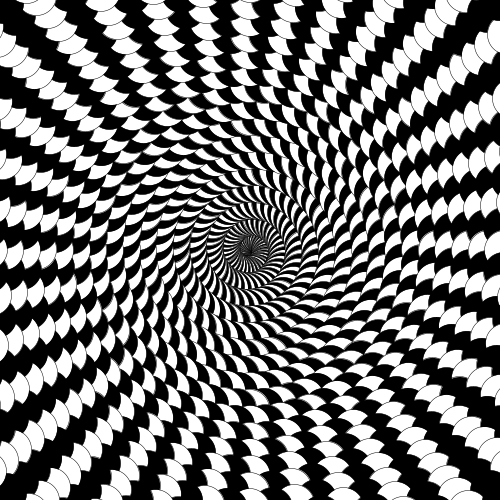
Frame 1 (no input)
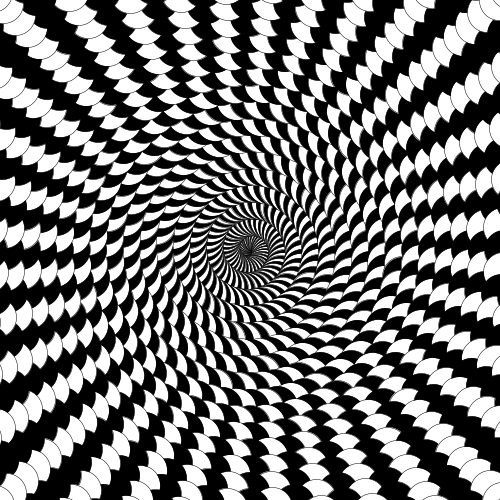
Frame 2 (the mouse pressed at the canvas centre, redrawn once)

The Processing sketch that drew these frames (run headless with seeded random() and noise(); the mouse was pressed at the canvas centre and the sketch redrawn once):

// Processing sketch: processing_10053
// ── processing_10053.pde

/**
*    diese function malt eine spirale
*
*    fjenett 20090417
*/

boolean  flip = false;    

    void setup ()
    {
        size( 500, 500 );   
        strokeWeight( 0.5 );
        smooth();
    }
    
    void draw ()
    {
        background( 255 );
    
        spiral( width/2, height/2, 1, 500, 30);    //Hintere Zahl bestimmt Dichte
    }
    
    void spiral ( int x, int y, float radius_inner, float radius_outer, float turns )
    {    
        float res = 5;
        float r = 0.0;
        float d = 0.0;
        float dsteps = (360.0/res)*turns;
        int s = 0;
    
    
        for ( float i = 0; i <= (360*turns); i+=res )
        {
            d = map( s, 0, dsteps, radius_inner, radius_outer );
            s++;
            r = -HALF_PI + radians( i );
           
           ////FARBE
           fill( 255 );
           if(flip)
           fill(0);
           flip = !flip; 
           
            ellipse( x + cos(r) * d, y + sin(r) * d, 40, 40 );   //Vorderer Bereich macht die Drehung
        }
    
    noLoop();
    
    }
